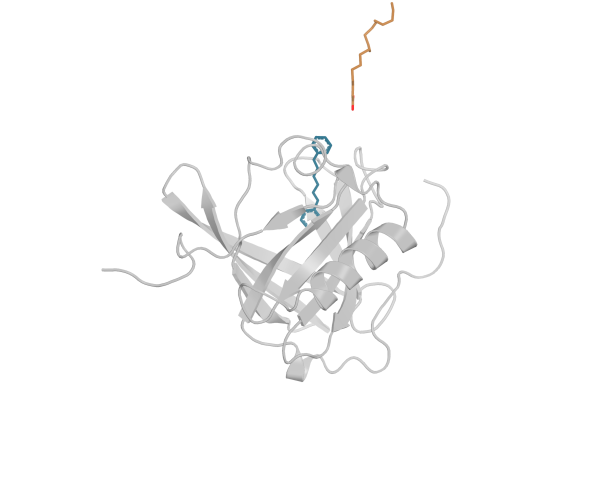
#> input picture DPH_FA_LPGDS_WT_MD/figures/structure_views/initial.png, 1200 x 1000 px (shown at 1/2 size); its folder holds 4 pictures in this run
$ python plot_selected_panels.py
#> lines starting #> are read from the running program, lines starting #| are printed output that depends on the picture; after the words box and inside, x2 and y2 are one past the last pixel; in counts of white or black regions, pixels touching at a corner belong together
from pathlib import Path
import numpy as np
import matplotlib
matplotlib.use('Agg')
import matplotlib.pyplot as plt
from PIL import Image
R=Path(__file__).resolve().parents[1];O=R/'figures/Selected_three_panels';O.mkdir(exist_ok=True)
plt.rcParams.update({'font.family':'DejaVu Sans','font.size':10,'axes.grid':False,'axes.spines.top':False,'axes.spines.right':False,'pdf.fonttype':42,'svg.fonttype':'none'})
def save(f,n):
 for e in ['png','pdf','svg']:f.savefig(O/f'{n}.{e}',dpi=600,bbox_inches='tight',facecolor='white')
 plt.close(f)
# Four chronological states, identical camera and identical white-margin crop.
names=['initial','production_0ns','production_2_5ns','production_5ns'];imgs=[Image.open(R/'figures/structure_views'/f'{n}.png').convert('RGB') for n in names];
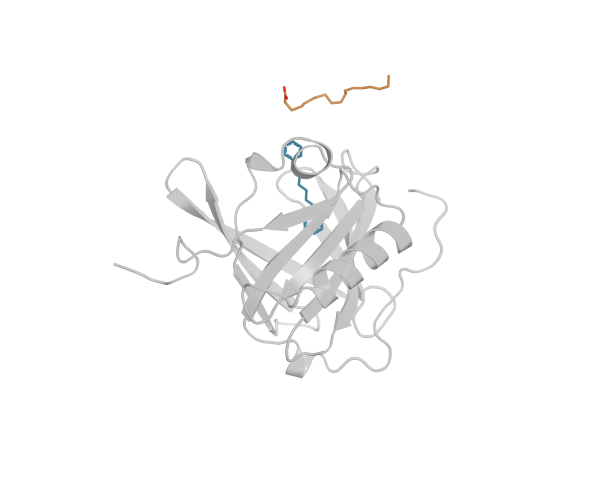
#> input picture DPH_FA_LPGDS_WT_MD/figures/structure_views/production_0ns.png, 1200 x 1000 px (shown at 1/2 size)
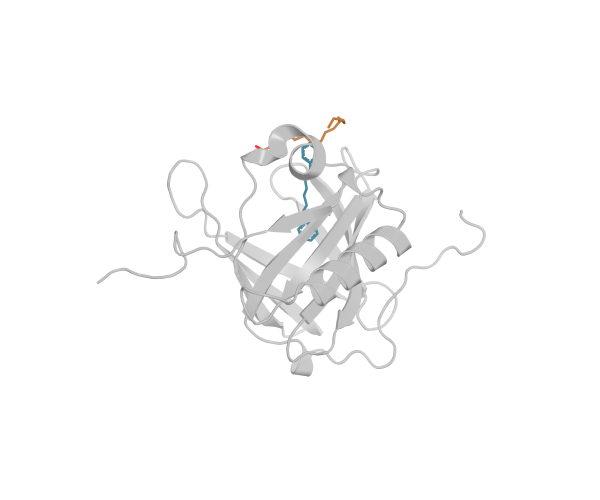
#> input picture DPH_FA_LPGDS_WT_MD/figures/structure_views/production_2_5ns.png, 1200 x 1000 px (shown at 1/2 size)
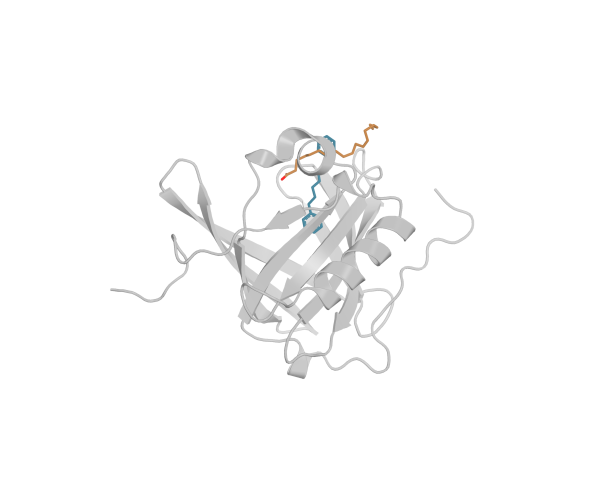
#> input picture DPH_FA_LPGDS_WT_MD/figures/structure_views/production_5ns.png, 1200 x 1000 px (shown at 1/2 size)
#> after `imgs = [Image.open(R / 'figures/structure_views' / f'{n}.png').convert`: imgs = 4 items
for k,im in enumerate(imgs):
 ar=np.asarray(im).astype(float)/255
 import matplotlib.colors as mc
 hsv=mc.rgb_to_hsv(ar);mask=(hsv[:,:,0]>.45)&(hsv[:,:,0]<.66)&(hsv[:,:,1]>.22)
 fa=(hsv[:,:,0]>.035)&(hsv[:,:,0]<.14)&(hsv[:,:,1]>.22)
 hsv[:,:,0][mask]=.085
 hsv[:,:,0][fa]=.55
 imgs[k]=Image.fromarray(np.uint8(np.clip(mc.hsv_to_rgb(hsv),0,1)*255))
#> this loop made 4 passes
#> pass 1, `mask = (hsv[:, :, 0] > 0.45) & (hsv[:, :, 0] < 0.66) & (hsv[:, :, 1] >`:
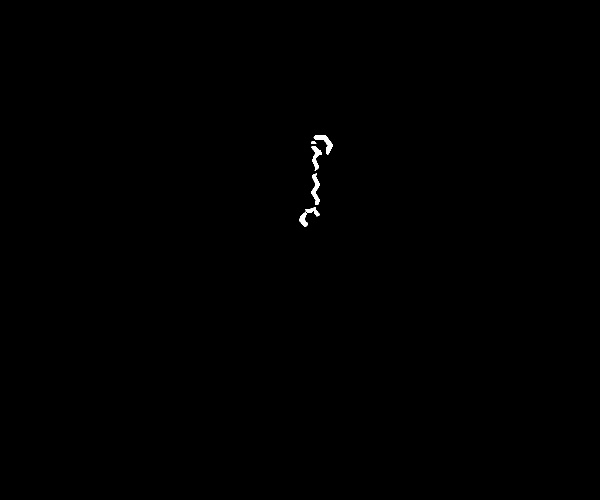
#> mask: shape (1000, 1200) bool (shown at 1/2 size); 0.17% white; 5 white regions, box (x1, y1, x2, y2) and area: (623, 347, 639, 410) 519, (627, 271, 665, 309) 513, (599, 415, 640, 454) 511, (623, 293, 644, 342) 429, (622, 282, 633, 288) 49
#> after the loop:
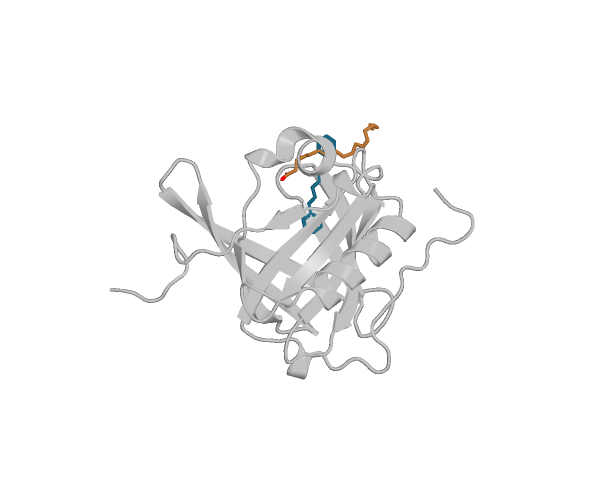
#> ar: shape (1000, 1200, 3) float64 (shown at 1/2 size); mean R, G, B 0.976, 0.976, 0.975
#> after the loop:
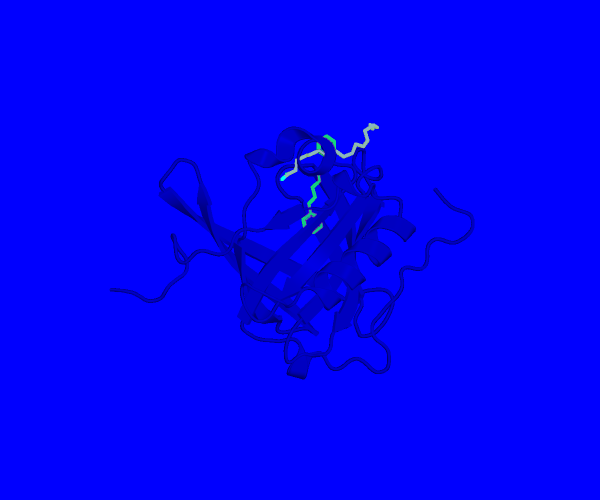
#> hsv: shape (1000, 1200, 3) float64 (shown at 1/2 size); mean R, G, B 0.00102, 0.00205, 0.976
bs=[]
for im in imgs:
 a=np.array(im);y,x=np.where((a<240).any(axis=2));bs.append((x.min(),y.min(),x.max()+1,y.max()+1))
#> after the loop, bs = [(202, 3, 902, 765), (226, 149, 897, 758), (192, 232, 973, 754), (219, 246, 949, 759)]
b=(max(0,min(x[0] for x in bs)-20),max(0,min(x[1] for x in bs)-20),min(1200,max(x[2] for x in bs)+20),min(1000,max(x[3] for x in bs)+20))
#> b = (172, 0, 993, 785)
f,ax=plt.subplots(1,4,figsize=(10,3),layout='constrained')
for a,im,title in zip(ax,imgs,['Before preparation','0 ns','2.5 ns','5 ns']):a.imshow(im.crop(b));a.axis('off');a.set_title(title,fontsize=10)
#> this loop made 4 passes
#> title on passes 1 to 4: 'Before preparation', '0 ns', '2.5 ns', '5 ns'
f.text(.5,.01,'WT: gray   |   DPH: orange   |   cis-Linoleate: blue (O: red)',ha='center',fontsize=9);save(f,'01_Structural_evolution')
#> the loop in save, `for e in ['png','pdf','svg']:f.savefig(O/f'{n}.{e}',dpi=600,bbox_inche..` made 3 passes
#> pass 1, in save, `for e in ['png','pdf','svg']:f.savefig(O/f'{n}.{e}',dpi=600,bbox_inche..`:
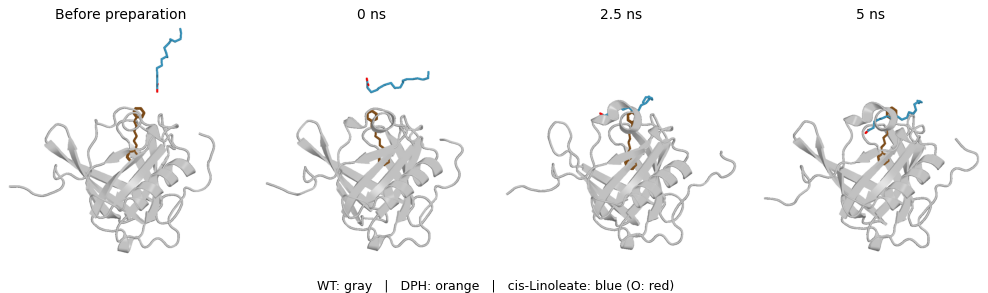
#> figure drawn by matplotlib, 4 panels
#> (the run stopped early here; a loop or call above may not have finished)
